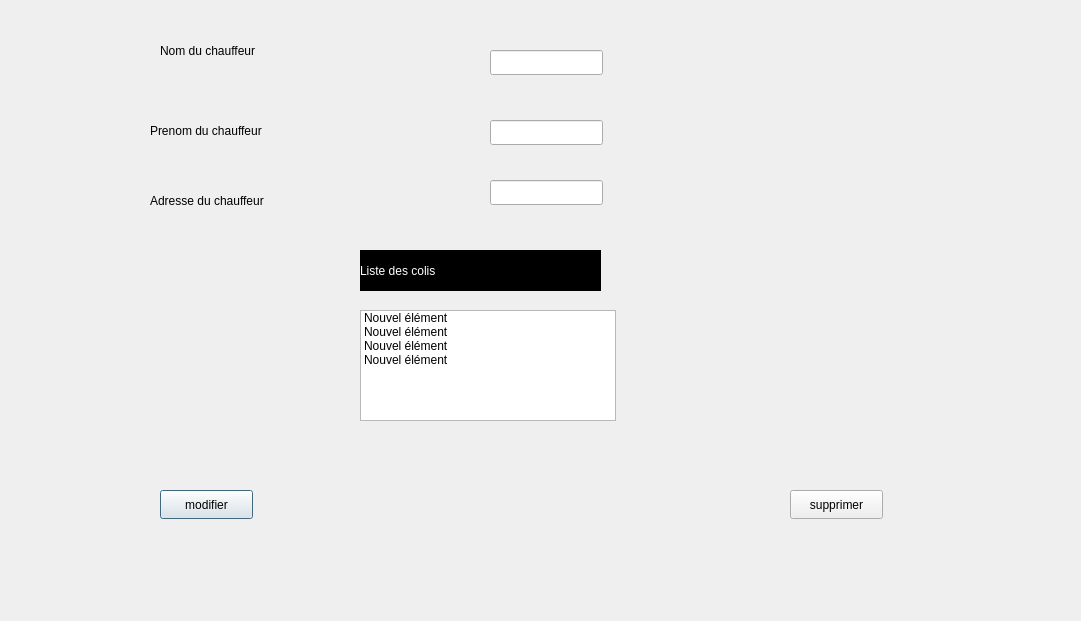
<?xml version="1.0" encoding="UTF-8"?>
<ui version="4.0">
 <class>chauffeur_interface</class>
 <widget class="QDialog" name="chauffeur_interface">
  <property name="geometry">
   <rect>
    <x>0</x>
    <y>0</y>
    <width>1081</width>
    <height>621</height>
   </rect>
  </property>
  <property name="windowTitle">
   <string>Dialog</string>
  </property>
  <widget class="QLabel" name="label_chaufefur">
   <property name="geometry">
    <rect>
     <x>160</x>
     <y>30</y>
     <width>211</width>
     <height>41</height>
    </rect>
   </property>
   <property name="text">
    <string>Nom du chauffeur</string>
   </property>
  </widget>
  <widget class="QPushButton" name="pushButton_modifier_chauffeur">
   <property name="geometry">
    <rect>
     <x>160</x>
     <y>490</y>
     <width>93</width>
     <height>29</height>
    </rect>
   </property>
   <property name="text">
    <string>modifier</string>
   </property>
  </widget>
  <widget class="QPushButton" name="pushButton_supprimer_chauffeur">
   <property name="geometry">
    <rect>
     <x>790</x>
     <y>490</y>
     <width>93</width>
     <height>29</height>
    </rect>
   </property>
   <property name="text">
    <string>supprimer</string>
   </property>
  </widget>
  <widget class="QListWidget" name="listWidget_trajets">
   <property name="geometry">
    <rect>
     <x>360</x>
     <y>310</y>
     <width>256</width>
     <height>111</height>
    </rect>
   </property>
   <item>
    <property name="text">
     <string>Nouvel élément</string>
    </property>
   </item>
   <item>
    <property name="text">
     <string>Nouvel élément</string>
    </property>
   </item>
   <item>
    <property name="text">
     <string>Nouvel élément</string>
    </property>
   </item>
   <item>
    <property name="text">
     <string>Nouvel élément</string>
    </property>
   </item>
  </widget>
  <widget class="QLineEdit" name="lineEdit">
   <property name="geometry">
    <rect>
     <x>490</x>
     <y>50</y>
     <width>113</width>
     <height>25</height>
    </rect>
   </property>
  </widget>
  <widget class="QLabel" name="label_chaufefur_2">
   <property name="geometry">
    <rect>
     <x>150</x>
     <y>110</y>
     <width>211</width>
     <height>41</height>
    </rect>
   </property>
   <property name="text">
    <string>Prenom du chauffeur</string>
   </property>
  </widget>
  <widget class="QLabel" name="label_chaufefur_3">
   <property name="geometry">
    <rect>
     <x>150</x>
     <y>180</y>
     <width>211</width>
     <height>41</height>
    </rect>
   </property>
   <property name="text">
    <string>Adresse du chauffeur</string>
   </property>
  </widget>
  <widget class="QLineEdit" name="lineEdit_2">
   <property name="geometry">
    <rect>
     <x>490</x>
     <y>120</y>
     <width>113</width>
     <height>25</height>
    </rect>
   </property>
  </widget>
  <widget class="QLineEdit" name="lineEdit_3">
   <property name="geometry">
    <rect>
     <x>490</x>
     <y>180</y>
     <width>113</width>
     <height>25</height>
    </rect>
   </property>
  </widget>
  <widget class="QLabel" name="label">
   <property name="geometry">
    <rect>
     <x>360</x>
     <y>250</y>
     <width>241</width>
     <height>41</height>
    </rect>
   </property>
   <property name="styleSheet">
    <string notr="true">background-color: rgb(0, 0, 0);
font: 700 20pt &quot;Times New Roman&quot;;
color: rgb(255, 255, 255);</string>
   </property>
   <property name="text">
    <string>Liste des colis</string>
   </property>
  </widget>
 </widget>
 <resources/>
 <connections/>
</ui>
